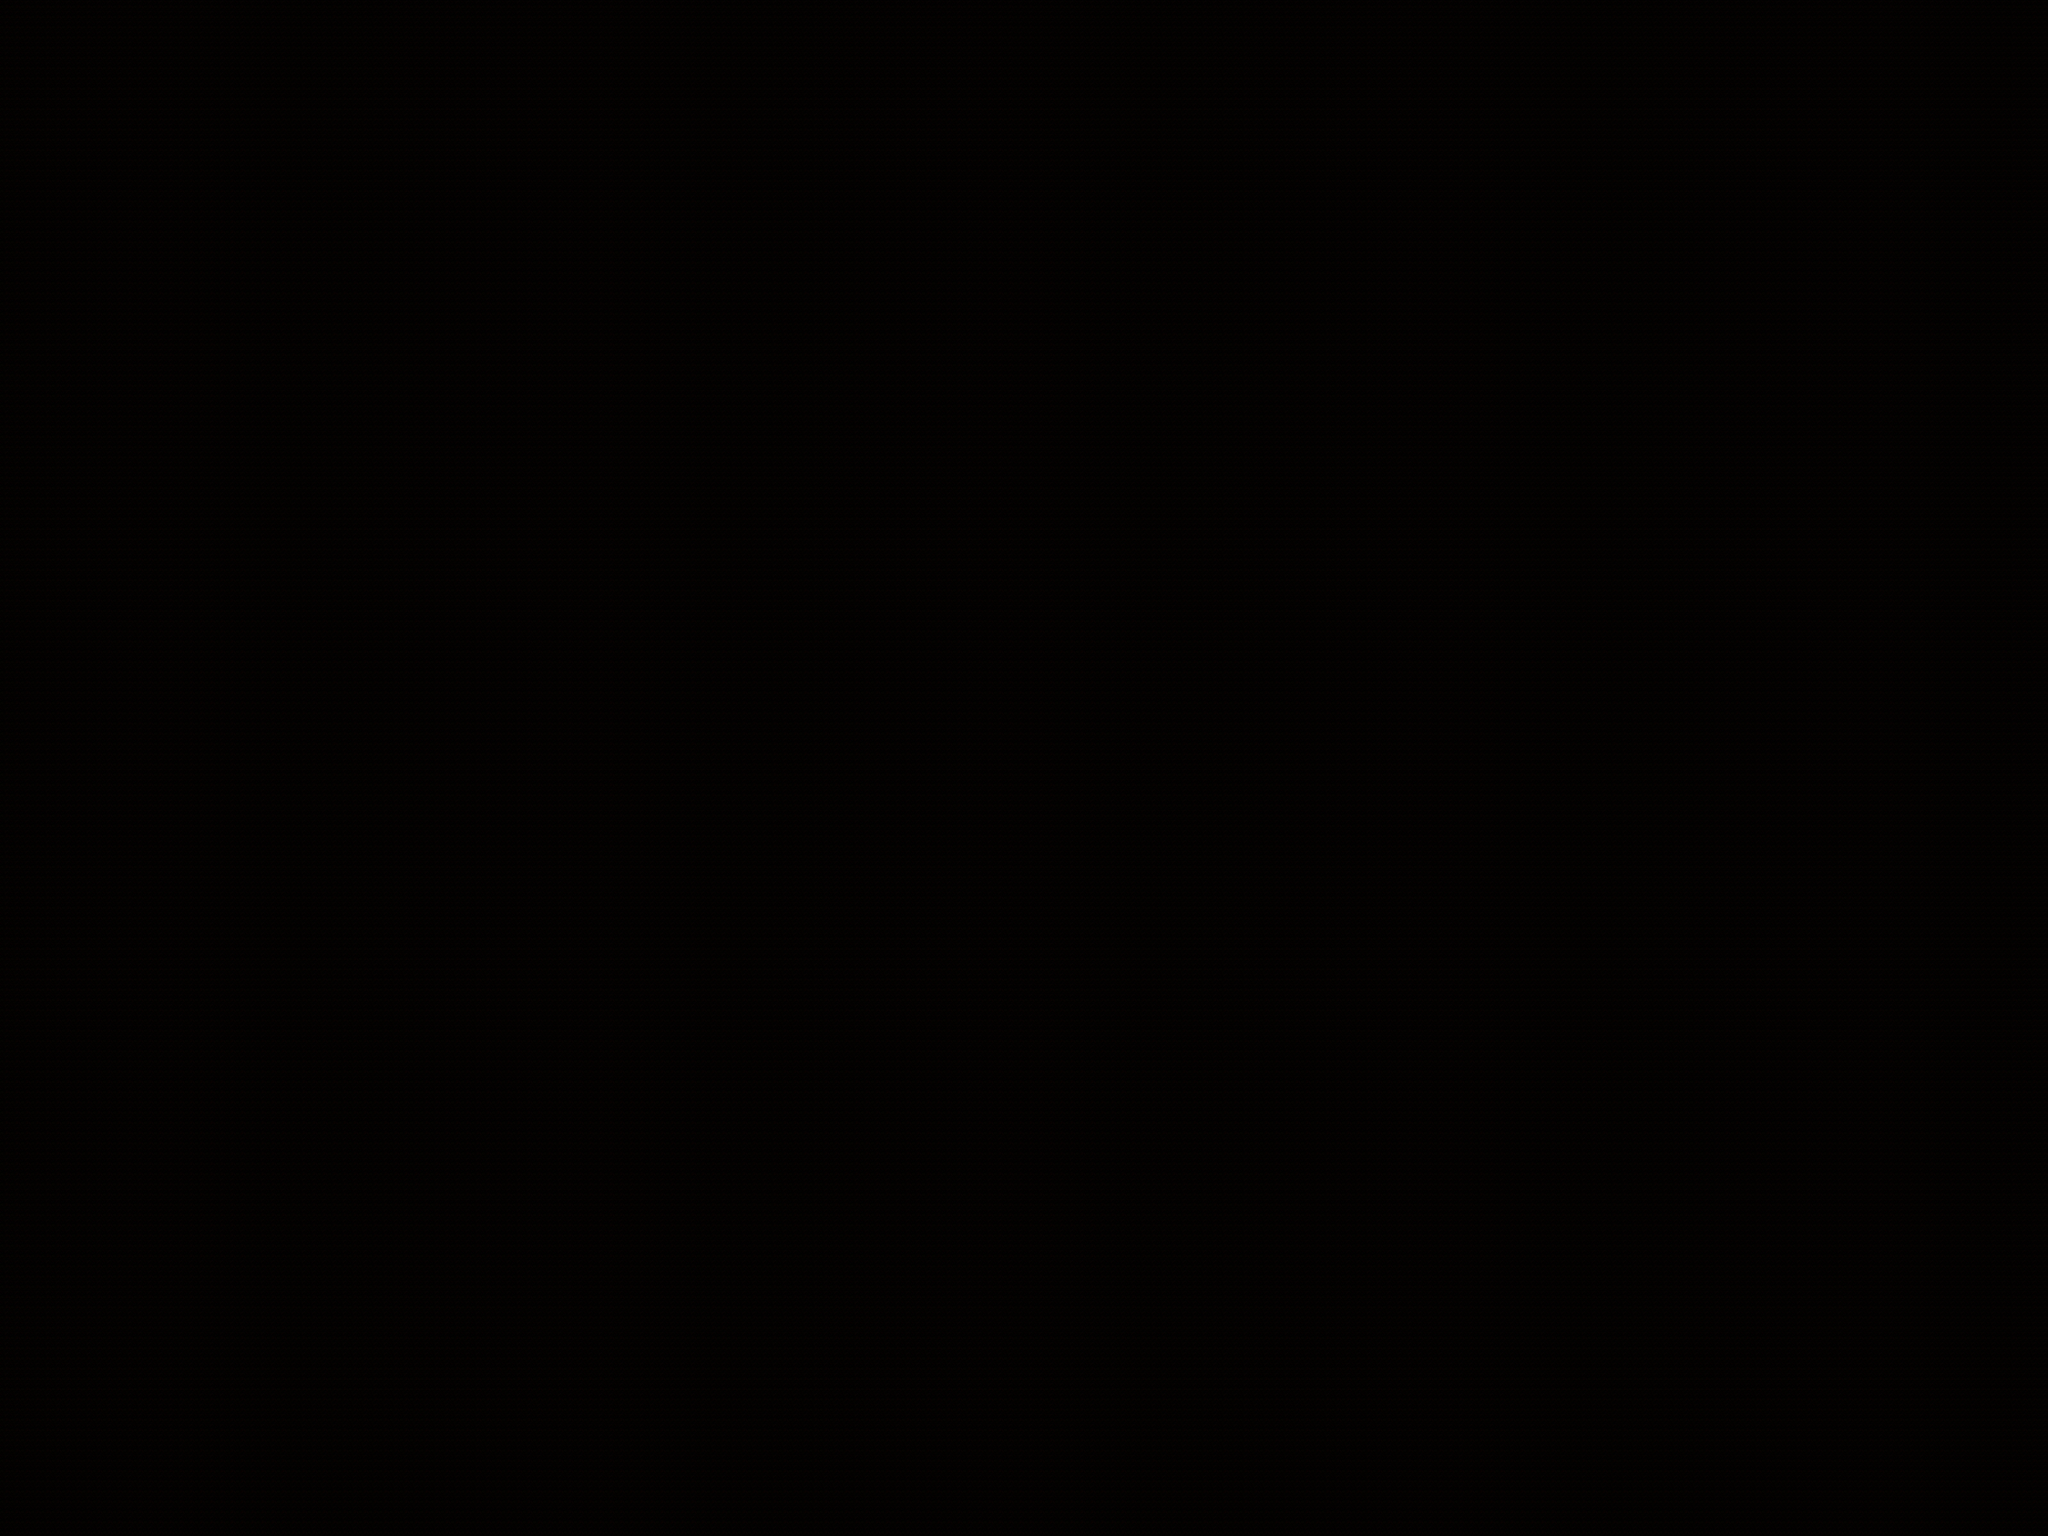

A 2D game scene composited from a Tiled map and its tileset images. What follows is a short description and the map's XML, with each tile layer's data collapsed to a summary:
An orthogonal 200x150 tile map with 16x16 px tiles, 4 tile layers (Tile Layer 1, Tile Layer 2, Tile Layer 3, Tile Layer 4).

<map version="1.0" tiledversion="1.1.4" orientation="orthogonal" renderorder="left-down" width="200" height="150" tilewidth="16" tileheight="16" infinite="0" nextobjectid="1">
 <tileset firstgid="1" name="black" tilewidth="16" tileheight="16" tilecount="450" columns="25">
  <image source="../black.jpg" width="400" height="300" />
 </tileset>
 <layer name="Tile Layer 1" width="200" height="150">
  <data>[30000 cells, 30000 non-empty, 1 distinct tile ids]</data>
 </layer>
 <layer name="Tile Layer 2" width="200" height="150">
  <data>[30000 cells, 30000 non-empty, 1 distinct tile ids]</data>
 </layer>
 <layer name="Tile Layer 3" width="200" height="150">
  <data>[30000 cells, 30000 non-empty, 1 distinct tile ids]</data>
 </layer>
 <layer name="Tile Layer 4" width="200" height="150">
  <data>[30000 cells, 30000 non-empty, 1 distinct tile ids]</data>
 </layer>
</map>
